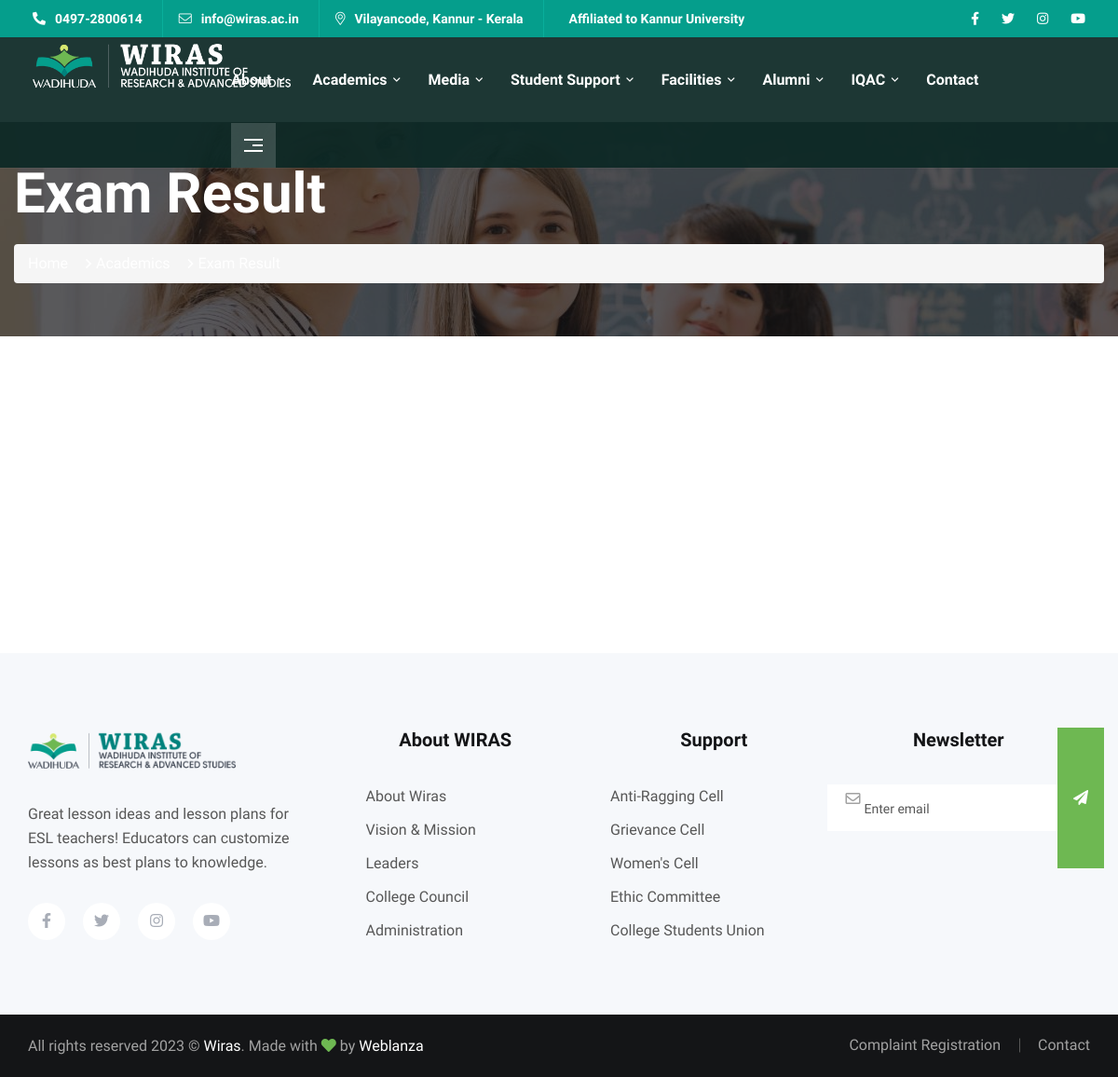
Page /exam-results/ on the earlier database version.
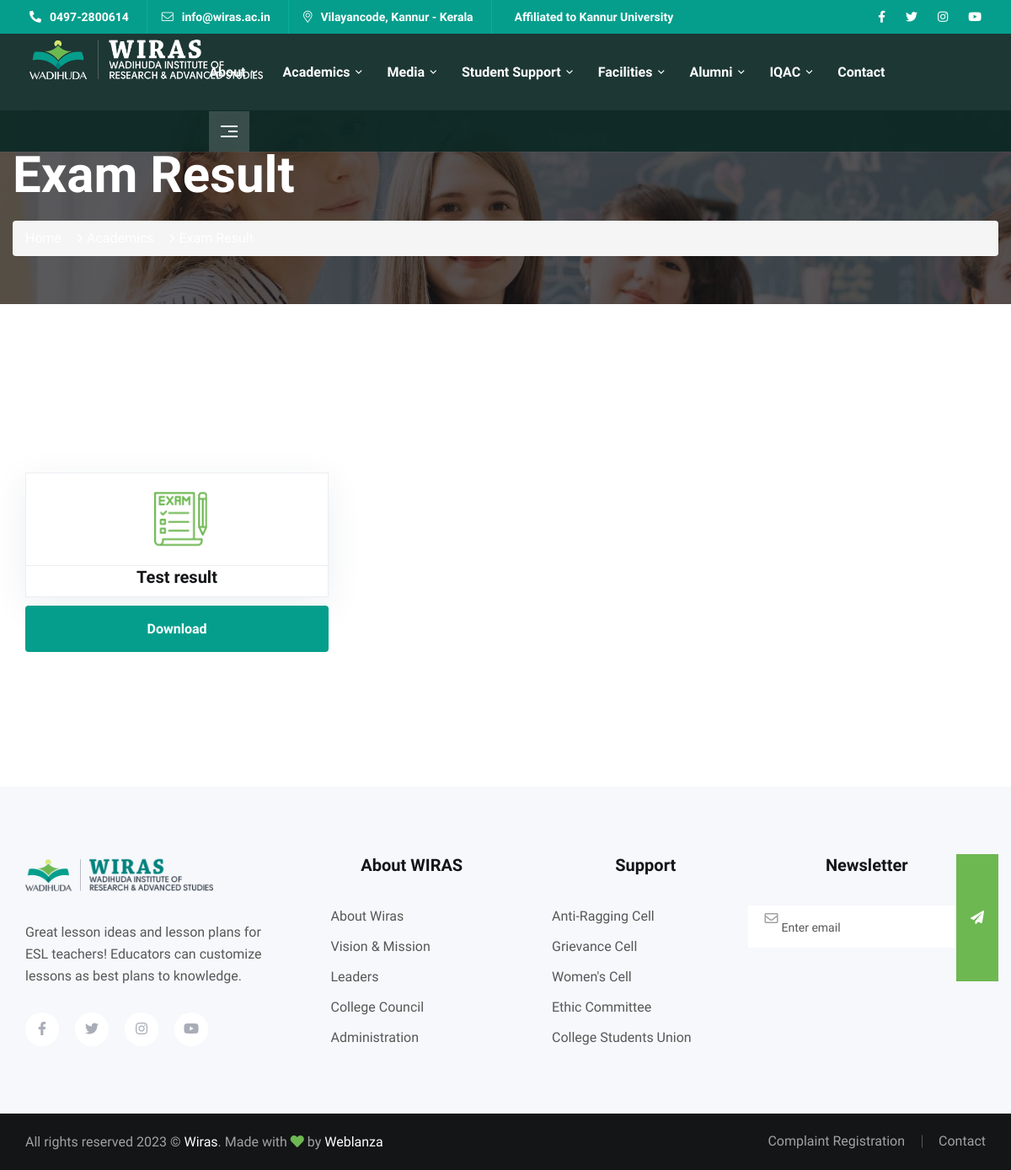
Same page on the later database version.
### Core/models.py (models this page shows, shortened)
class Exam_Results(models.Model):
    Date = models.DateField(auto_now_add=True)
    Status = models.IntegerField(default=1)
    Title = models.CharField(max_length=100)
    Result = models.FileField(upload_to='exam_result')

### FrontPage/views.py (the view)
# urls.py: path('exam-results/',views.exam_results,name='exam-results'),
def exam_results(request):
    results = Exam_Results.objects.filter(Status=1)
    return render(request,'frontpage/exam-result.html',{'results':results})

### FrontPage/context_processors.py (called while the page is built)
def extras(request):
    departments = Department.objects.filter(Status=1)
    date = datetime.today()
    year = date.year
    return {'departments':departments,'year':year}

### templates/frontpage/exam-result.html (shortened to what this page needs)
{% extends 'frontpage/base.html' %}
{% load static %}
   {% block content %}
   {% include 'frontpage/header.html' %}
    <main>
        <div class="hero-arera course-item-height" data-background="{% static 'assets/img/slider/course-slider.jpg' %}">
         <div class="container">
            <div class="row">
               <div class="col-xl-12">
                  <div class="hero-course-1-text">
                     <h2>Exam Result</h2>
                  </div>
                  <div class="course-title-breadcrumb">
                     <nav>
                        <ol class="breadcrumb">
                           <li class="breadcrumb-item"><a href="{% url 'index' %}">Home</a></li>
                           <li class="breadcrumb-item"><span>Academics</span></li>
                           <li class="breadcrumb-item"><span>Exam Result</span></li>
                        </ol>
                     </nav>
                  </div>
               </div>
            </div>
         </div>
      </div>
      <div class="student-choose-area fix pt-110 pb-90">
         <div class="container">
         <div class="row">
           <section class="member-area pt-90 pb-50 gb_institutes">
               <div class="container">
                  <div class="row">
                     {% for result in results %}
                     <div class="col-xl-4 col-lg-4 col-md-6">
                        <div class="member-main-wrapper mb-10">
                           <div class="member-body text-center">
                              <img src="{% static 'assets/img/exam.png' %}" alt="member-img">
                           </div>
                           <h4>{{ result.Title }}</h4>
                        </div>
                        <div class="sing-buttom mb-20">
                            <button class="sing-btn"><a href="{{ result.Result.url }}" download>Download</a></button>
                        </div>
                     </div>
                     {% endfor %}
                  </div>
               </div>
            </section>
         </div>
         </div>
      </div>
    </main>
    {% include 'frontpage/footer.html' %}
    {% endblock content %}

Differences in the rows shown:
added Exam_Results: Title "Test result"
